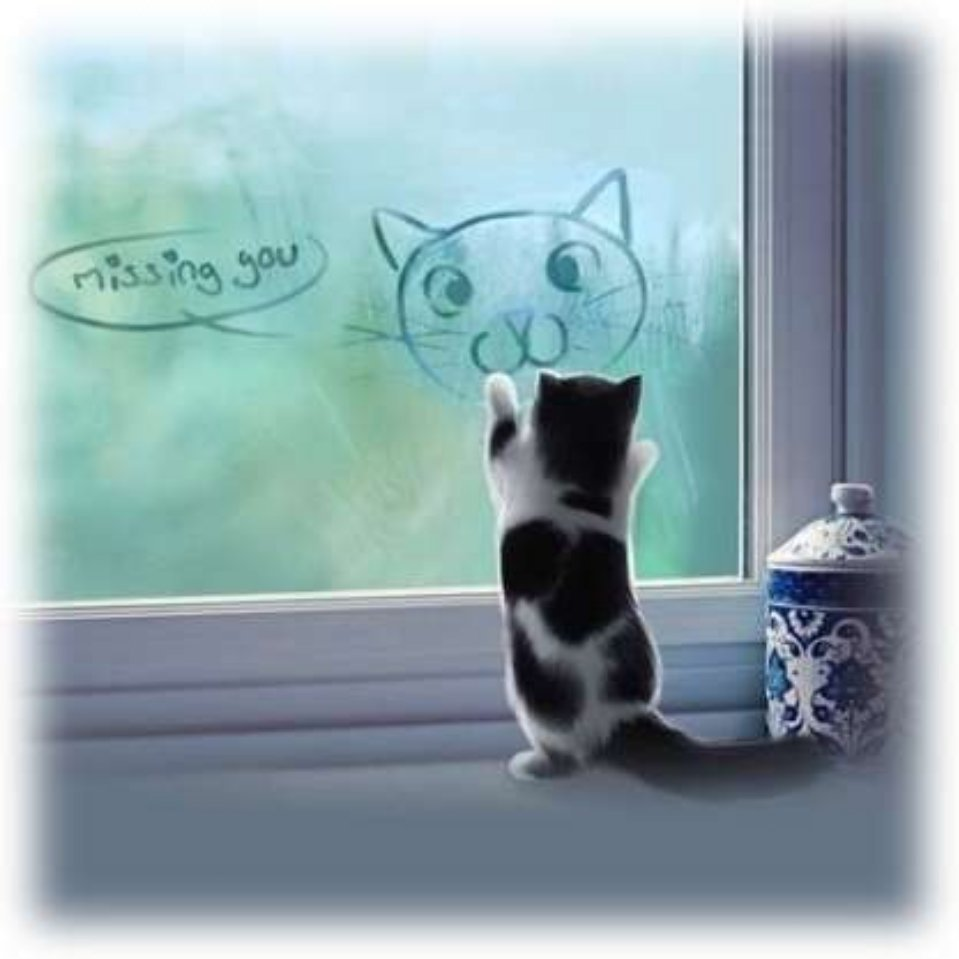
#> input picture 35K/第一期活动/task/0.png, 959 x 959 px
$ python task_14.py
#> lines starting #> are read from the running program, lines starting #| are printed output that depends on the picture
"""
    Created on 2020/6/3 10:10
    ————————————————————————————————————————————————————————————————————
    @File Name      :  task_14.py
    @Author         :  Frank
    @Description    :
    ### 题干
    应用场景：娱乐整蛊，头像换成有微信未读信息的头像
    将你的 QQ 头像（或者微博头像）右上角加上红色的数字，类似于微信未读信息数量那种提示效果，不用太注重细节，只要求位置和大小相似即可，图片尺寸要求为 300*300
    ### 思路分析
    使用 PIL 这种基础通用的图形处理库，算法实现很简单，只要会使用 PIL 中几个基础的库函数就可以完成这道题。
    ————————————————————————————————————————————————————————————————————
    @Change Activity:

"""
from PIL import Image, ImageFont, ImageDraw


def handle_img():
    image = Image.open('0.png')
#> image is the input picture: PIL image 959x959 RGB; mean R, G, B 144.8, 167.6, 173.5
    w, h = image.size
#> w = 959; h = 959
    if w > h:
        h = h/w*200
        w = 200
    else:
        w = w/h*200
#> w = 200
        h = 200
    image = image.resize((200, 200))
#> image: PIL image 200x200 RGB
    font = ImageFont.truetype('arial.ttf', 80)
    draw = ImageDraw.Draw(image)
    draw.text((3 * w / 5, h / 7), '5', fill=(255, 10, 10), font=font)
    image.save('0.0.png', 'png')
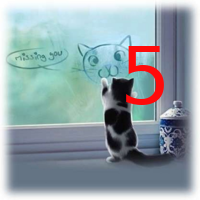
#> saved as 0.0.png: PIL image 200x200 RGB; mean R, G, B 147.3, 164, 169.7


if __name__ == '__main__':
    handle_img()
